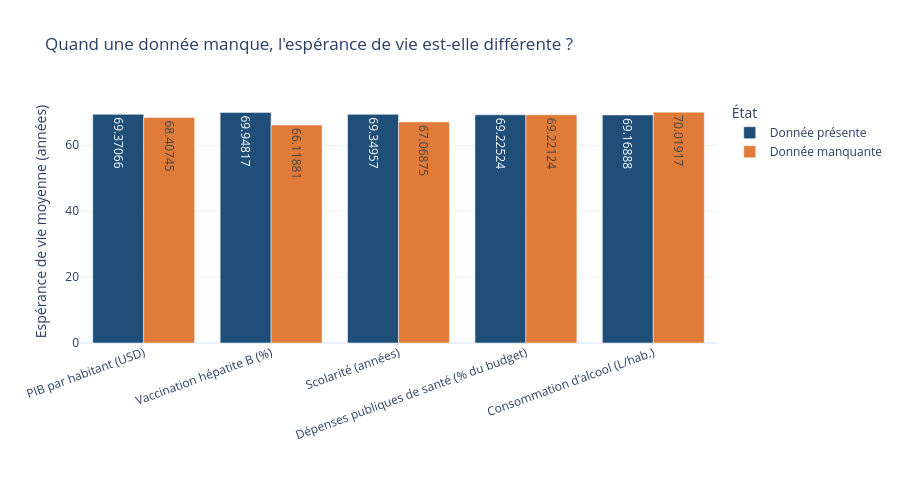

The cell this chart's notebook holds for it:
### Markdown cell above
Trois choses ressortent de ce graphique.

La vaccination contre l'hépatite B est très incomplète au début de la période : environ 54 % de valeurs manquantes en 2000, contre moins de 5 % en 2015. Ce n'est donc pas un manque aléatoire, c'est un problème de remontée d'information qui s'améliore avec le temps.

Les dépenses publiques de santé et la consommation d'alcool sont presque absentes en 2015 : respectivement 98,9 % et 96,7 % de valeurs manquantes. Ces deux variables ne sont donc pas exploitables pour l'année 2015, même si elles le sont plutôt bien avant.

Le PIB et la population manquent de façon plus stable, autour de 15 % et 22 %. Pour les dépenses de santé, il n'y a presque pas de NaN, mais les zéros jouent le même rôle : 606 zéros après retrait des 10 lignes sans espérance de vie, dont 181 en 2015. En 2015, seules 2 valeurs sont non nulles.

### Code cell
# Pour savoir si le manque est lié à l'espérance de vie,
# je compare la moyenne des pays renseignés et des pays non renseignés.
variables_test = ["gdp", "hepatitis_b", "schooling", "total_exp", "alcohol"]

lignes = []
for variable in variables_test:
    for etat, masque in [
        ("Donnée présente", df_analyse[variable].notna()),
        ("Donnée manquante", df_analyse[variable].isna()),
    ]:
        lignes.append({
            "Variable": LABELS[variable],
            "État": etat,
            "Espérance de vie moyenne": df_analyse.loc[masque, "life_expectancy"].mean(),
        })

comparaison = pd.DataFrame(lignes)

fig = px.bar(
    comparaison,
    x="Variable",
    y="Espérance de vie moyenne",
    color="État",
    barmode="group",
    color_discrete_map={"Donnée présente": BLEU, "Donnée manquante": ORANGE},
    labels={"Variable": "", "Espérance de vie moyenne": "Espérance de vie moyenne (années)"},
    title="Quand une donnée manque, l'espérance de vie est-elle différente ?",
    text_auto=True,
)
fig.update_layout(template="plotly_white", height=480, xaxis_tickangle=-20)
fig.show()

### Figure 1 — Plotly figure (JSON) as saved in the notebook; plotly's stock layout.template omitted (floating-point values rounded to 4 significant figures)
{"data": [{"alignmentgroup": "True", "hovertemplate": "État=Donnée présente<br>=%{x}<br>Espérance de vie moyenne (années)=%{y}<extra></extra>", "legendgroup": "Donnée présente", "marker": {"color": "#1f4e79", "pattern": {"shape": ""}}, "name": "Donnée présente", "offsetgroup": "Donnée présente", "orientation": "v", "showlegend": true, "textposition": "auto", "texttemplate": "%{y}", "type": "bar", "x": ["PIB par habitant (USD)", "Vaccination hépatite B (%)", "Scolarité (années)", "Dépenses publiques de santé (% du budget)", "Consommation d'alcool (L/hab.)"], "xaxis": "x", "y": [69.37, 69.95, 69.35, 69.23, 69.17], "yaxis": "y"}, {"alignmentgroup": "True", "hovertemplate": "État=Donnée manquante<br>=%{x}<br>Espérance de vie moyenne (années)=%{y}<extra></extra>", "legendgroup": "Donnée manquante", "marker": {"color": "#e07b39", "pattern": {"shape": ""}}, "name": "Donnée manquante", "offsetgroup": "Donnée manquante", "orientation": "v", "showlegend": true, "textposition": "auto", "texttemplate": "%{y}", "type": "bar", "x": ["PIB par habitant (USD)", "Vaccination hépatite B (%)", "Scolarité (années)", "Dépenses publiques de santé (% du budget)", "Consommation d'alcool (L/hab.)"], "xaxis": "x", "y": [68.41, 66.12, 67.07, 69.22, 70.02], "yaxis": "y"}], "layout": {"barmode": "group", "height": 480, "legend": {"title": {"text": "État"}, "tracegroupgap": 0}, "title": {"text": "Quand une donnée manque, l'espérance de vie est-elle différente ?"}, "xaxis": {"anchor": "y", "domain": [0.0, 1.0], "tickangle": -20, "title": {"text": ""}}, "yaxis": {"anchor": "x", "domain": [0.0, 1.0], "title": {"text": "Espérance de vie moyenne (années)"}}}}
